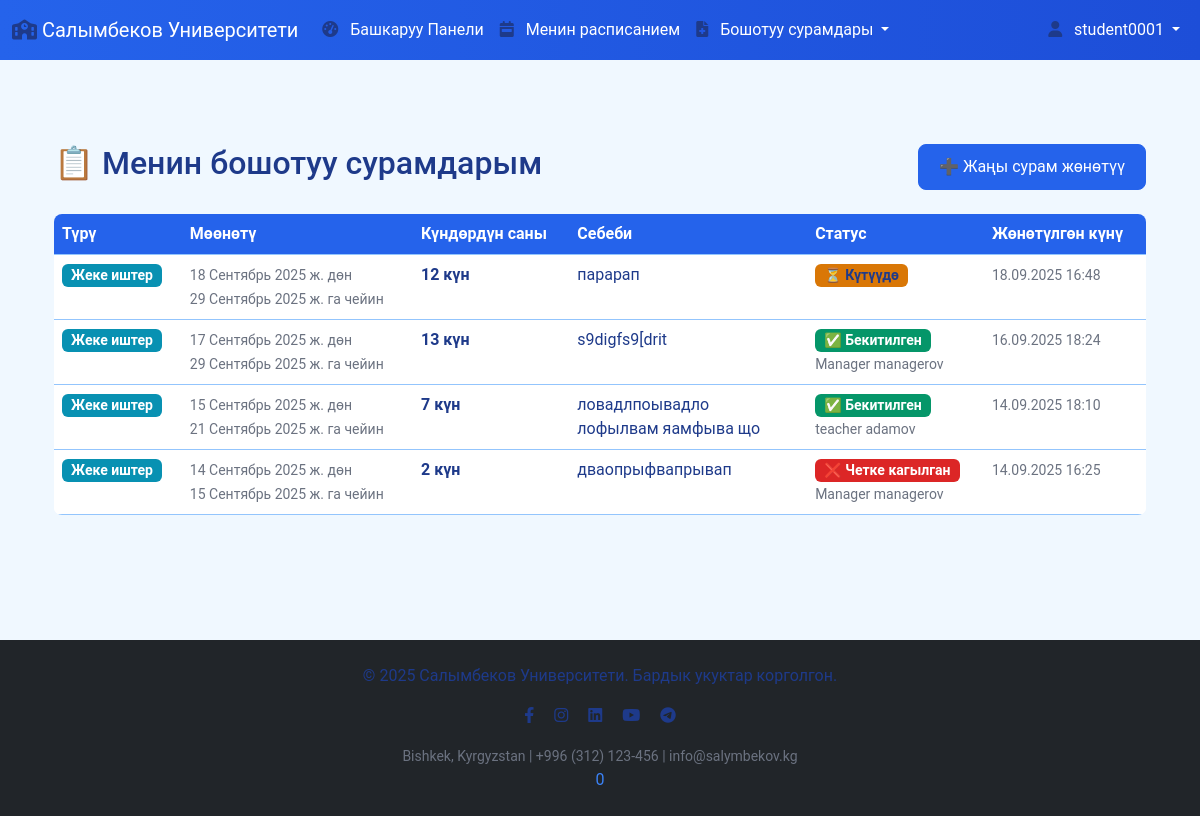
The app's page /ky/leave/my-requests/ (signed in) with its own data.
### core/models.py (models this page shows, shortened)
class LeaveRequest(models.Model):
    STATUS_CHOICES = [
        ('PENDING', 'Күтүүдө'),
        ('APPROVED', 'Бекитилген'),
        ('REJECTED', 'Четке кагылган'),
    ]
    LEAVE_TYPE_CHOICES = [
        ('SICK', 'Ооруу'),
        ('PERSONAL', 'Жеке иштер'),
        ('FAMILY', 'Үй-бүлөлүк иштер'),
        ('EMERGENCY', 'Тез кырдаал'),
        ('OTHER', 'Башка себептер'),
    ]
    student = models.ForeignKey(Student, on_delete=models.CASCADE, related_name='leave_requests')
    leave_type = models.CharField(max_length=20, choices=LEAVE_TYPE_CHOICES, default='SICK')
    start_date = models.DateField(verbose_name='Башталуу күнү')
    end_date = models.DateField(verbose_name='Аяктоо күнү')
    reason = models.TextField(verbose_name='Себеби')
    status = models.CharField(max_length=20, choices=STATUS_CHOICES, default='PENDING')
    approved_by = models.ForeignKey(User, on_delete=models.SET_NULL, null=True, blank=True, related_name='approved_leaves')
    created_at = models.DateTimeField(auto_now_add=True)
    updated_at = models.DateTimeField(auto_now=True)
    class Meta:
        verbose_name = 'Бошотуу сурамы'
        verbose_name_plural = 'Бошотуу сурамдары'
    @property
    def duration(self):
        return (self.end_date - self.start_date).days + 1

### core/views.py (the view)
# urls.py: path('leave/my-requests/', views.my_leave_requests, name='my_leave_requests'),
@login_required
def my_leave_requests(request):
    if request.user.userprofile.role != 'STUDENT':
        messages.error(request, 'Бул функция студенттер үчүн гана.')
        return redirect('dashboard')
    try:
        student = Student.objects.get(user=request.user)
        leave_requests = LeaveRequest.objects.filter(student=student).order_by('-created_at')
    except Student.DoesNotExist:
        leave_requests = []
        messages.error(request, 'Студент профили табылган жок.')
    return render(request, 'leave/my_requests.html', {'leave_requests': leave_requests})

### attendance_system/context_processors.py (called while the page is built)
def site_config(request):
    try:
        return {
            'SITE_NAME': getattr(settings, 'SITE_NAME', 'Salymbekov University'),
            'UNIVERSITY_INFO': getattr(settings, 'UNIVERSITY_INFO', {}),
            'SYSTEM_CONFIG': getattr(settings, 'SYSTEM_CONFIG', {}),
            'LANGUAGE_CONFIG': getattr(settings, 'LANGUAGE_CONFIG', {}),
            'THEME_CONFIG': getattr(settings, 'THEME_CONFIG', {}),
            'ACADEMIC_CONFIG': getattr(settings, 'ACADEMIC_CONFIG', {}),
            'SOCIAL_MEDIA': getattr(settings, 'SOCIAL_MEDIA', {}),
            'FOOTER_CONFIG': getattr(settings, 'FOOTER_CONFIG', {}),
        }
    except Exception as e:
        return {
            'SITE_NAME': 'Salymbekov University',
            'UNIVERSITY_INFO': {'name': 'Salymbekov University'},
            'SYSTEM_CONFIG': {'version': '1.0.0'},
        }

### templates/leave/my_requests.html (shortened to what this page needs)
{% extends 'base.html' %}
{% block content %}
<div class="container mt-5">
    <div class="d-flex justify-content-between align-items-center mb-4">
        <h2>📋 Менин бошотуу сурамдарым</h2>
        <a href="{% url 'submit_leave_request' %}" class="btn btn-primary">
            ➕ Жаңы сурам жөнөтүү
        </a>
    </div>
    {% if leave_requests %}
    <div class="table-responsive">
        <table class="table table-hover">
            <thead class="table-primary">
                <tr>
                    <th>Түрү</th>
                    <th>Мөөнөтү</th>
                    <th>Күндөрдүн саны</th>
                    <th>Себеби</th>
                    <th>Статус</th>
                    <th>Жөнөтүлгөн күнү</th>
                </tr>
            </thead>
            <tbody>
                {% for request in leave_requests %}
                <tr>
                    <td>
                        <span class="badge bg-info">
                            {{ request.get_leave_type_display }}
                        </span>
                    </td>
                    <td>
                        <small class="text-muted">
                            {{ request.start_date }} дөн<br>
                            {{ request.end_date }} га чейин
                        </small>
                    </td>
                    <td>
                        <strong>{{ request.duration }} күн</strong>
                    </td>
                    <td>
                        <div style="max-width: 200px;">
                            {{ request.reason|truncatewords:10 }}
                        </div>
                    </td>
                    <td>
                        {% if request.status == 'PENDING' %}
                            <span class="badge bg-warning text-dark">⏳ Күтүүдө</span>
                        {% elif request.status == 'APPROVED' %}
                            <span class="badge bg-success">✅ Бекитилген</span>
                            {% if request.approved_by %}
                                <br><small class="text-muted">{{ request.approved_by.get_full_name|default:request.approved_by.username }}</small>
                            {% endif %}
                        {% else %}
                            <span class="badge bg-danger">❌ Четке кагылган</span>
                            {% if request.approved_by %}
                                <br><small class="text-muted">{{ request.approved_by.get_full_name|default:request.approved_by.username }}</small>
                            {% endif %}
                        {% endif %}
                    </td>
                    <td>
                        <small class="text-muted">
                            {{ request.created_at|date:"d.m.Y H:i" }}
                        </small>
                    </td>
                </tr>
                {% endfor %}
            </tbody>
        </table>
    </div>
    {% endif %}
</div>
{% endblock %}

### templates/base.html (shortened to what this page needs)
{% load static %}
{% load i18n %}
<!DOCTYPE html>
<html lang="{% get_current_language as LANGUAGE_CODE %}{{ LANGUAGE_CODE }}">
<head>
    <link href="https://cdn.jsdelivr.net/npm/bootstrap@5.3.0/dist/css/bootstrap.min.css" rel="stylesheet" />
    <link rel="stylesheet" href="{% static 'css/style.css' %}" />
    <link rel="stylesheet" href="https://cdnjs.cloudflare.com/ajax/libs/font-awesome/6.0.0-beta3/css/all.min.css" />
</head>
<body>
    <nav class="navbar navbar-expand-lg navbar-dark bg-primary fixed-top" style="width: 100%;">
        <div class="container-fluid">
            <a class="navbar-brand" href="{% url 'home' %}">
                <i class="fas fa-school"></i>
                {% get_current_language as LANGUAGE_CODE %}
                {% if LANGUAGE_CODE == 'ky' %}{{ UNIVERSITY_INFO.name_ky }}
                {% elif LANGUAGE_CODE == 'ru' %}{{ UNIVERSITY_INFO.name_ru }}
                {% else %}{{ UNIVERSITY_INFO.name_en }}{% endif %}
            </a>
            <div class="collapse navbar-collapse" id="navbarNav">
                <ul class="navbar-nav me-auto mb-2 mb-lg-0">
                    {% if user.is_authenticated %}
                    <li class="nav-item">
                        <a class="nav-link" href="{% url 'dashboard' %}"><i class="fas fa-tachometer-alt"></i> {% trans "Dashboard" %}</a>
                    </li>
                    {% if user.userprofile.role == 'STUDENT' %}
                    <li class="nav-item">
                        <a class="nav-link" href="{% url 'student_schedule' %}"><i class="fas fa-calendar-week"></i> {% trans "My Schedule" %}</a>
                    </li>
                    {% else %}
                    <li class="nav-item">
                        <a class="nav-link" href="{% url 'universal_schedule' %}"><i class="fas fa-calendar-week"></i> {% trans "Schedule" %}</a>
                    </li>
                    {% endif %}
                    {% if user.userprofile.role == 'STUDENT' %}
                    <li class="nav-item dropdown">
                        <a class="nav-link dropdown-toggle" href="#" id="leaveDropdown" role="button" data-bs-toggle="dropdown" aria-expanded="false">
                            <i class="fas fa-file-medical"></i> {% trans "Leave Requests" %}
                        </a>
                    </li>
                    {% endif %}
                    {% endif %}
                </ul>
                {% if user.is_authenticated %}
                <ul class="navbar-nav ms-auto">
                    <li class="nav-item dropdown">
                        <a class="nav-link dropdown-toggle" href="#" id="userDropdown" role="button" data-bs-toggle="dropdown" aria-expanded="false">
                            <i class="fas fa-user"></i> {{ user.username }}
                        </a>
                    </li>
                </ul>
                {% endif %}
            </div>
        </div>
    </nav>
    <div class="container mt-5 pt-5" style="min-height: 68vh    ;">
        {% block content %}
        {% endblock %}
    </div>
    <footer class="bg-dark text-light text-center py-4 mt-5" style="width: 100%;">
        <div class="container">
            <p>
                {% get_current_language as LANGUAGE_CODE %}
                {% if LANGUAGE_CODE == 'ky' %}{{ FOOTER_CONFIG.copyright_text }}
                {% elif LANGUAGE_CODE == 'ru' %}{{ FOOTER_CONFIG.copyright_text_ru }}
                {% else %}{{ FOOTER_CONFIG.copyright_text_en }}{% endif %}
            </p>
            {% if FOOTER_CONFIG.show_social_links and SOCIAL_MEDIA %}
            <p>
                {% if SOCIAL_MEDIA.facebook %}<a href="{{ SOCIAL_MEDIA.facebook }}" class="text-light me-3" target="_blank"><i class="fab fa-facebook-f"></i></a>{% endif %}
                {% if SOCIAL_MEDIA.instagram %}<a href="{{ SOCIAL_MEDIA.instagram }}" class="text-light me-3" target="_blank"><i class="fab fa-instagram"></i></a>{% endif %}
                {% if SOCIAL_MEDIA.linkedin %}<a href="{{ SOCIAL_MEDIA.linkedin }}" class="text-light me-3" target="_blank"><i class="fab fa-linkedin"></i></a>{% endif %}
                {% if SOCIAL_MEDIA.youtube %}<a href="{{ SOCIAL_MEDIA.youtube }}" class="text-light me-3" target="_blank"><i class="fab fa-youtube"></i></a>{% endif %}
                {% if SOCIAL_MEDIA.telegram %}<a href="{{ SOCIAL_MEDIA.telegram }}" class="text-light" target="_blank"><i class="fab fa-telegram"></i></a>{% endif %}
            </p>
            {% endif %}
            {% if FOOTER_CONFIG.show_contact_info and UNIVERSITY_INFO %}
            <small class="text-muted">
                {{ UNIVERSITY_INFO.address }} | {{ UNIVERSITY_INFO.phone }} | {{ UNIVERSITY_INFO.email }}
            </small>
            {% endif %}
        </div>0
    </footer>
</body>
</html>

### static/css/style.css (style rules this page uses)
:root { --bg-color: #ffffff; --bg-primary: #f0f8ff; --bg-secondary: #ffffff; --bg-tertiary: #e6f3ff; --secondary-bg: #f0f8ff; --text-color: #1e3a8a; --text-primary: #1e3a8a; --text-secondary: #3b82f6; --text-muted: #6b7280; --border-color: #93c5fd; --primary-color: #2563eb; --primary-hover: #1d4ed8; --primary-hover-color: #1d4ed8; --button-text-color: #ffffff; --success-color: #059669; --danger-color: #dc2626; --warning-color: #d97706; --info-color: #0891b2; --navbar-bg: linear-gradient(90deg, #2563eb, #1d4ed8); --card-shadow: rgba(37, 99, 235, 0.1); --hover-bg: rgba(37, 99, 235, 0.05); --table-hover: #eff6ff; --dropdown-shadow: rgba(37, 99, 235, 0.15); }
body { font-family: 'Roboto', sans-serif; background-color: var(--bg-primary); color: var(--text-primary); transition: background-color 0.3s ease, color 0.3s ease; }
h1, h2, h3, h4, h5, h6 { color: var(--text-primary); }
p, span, div, label, li, a { color: var(--text-primary); }
.text-muted { color: var(--text-muted) !important; }
.navbar.bg-primary { background: var(--navbar-bg) !important; }
.navbar-brand, .navbar-nav .nav-link { color: var(--button-text-color) !important; }
.navbar-nav .nav-link { padding: 10px 15px; font-size: 1rem; transition: background-color 0.3s, color 0.3s; }
.nav-link i { margin-right: 8px; }
.table { background-color: var(--bg-secondary); color: var(--text-primary); border-radius: 8px; overflow: hidden; }
.table th { background-color: var(--primary-color); color: var(--button-text-color); border-color: var(--border-color); }
.table td { background-color: var(--bg-secondary); border-color: var(--border-color); color: var(--text-primary); }
.table tbody tr { background-color: var(--bg-secondary); color: var(--text-primary); }
.btn-primary { background-color: var(--primary-color); border-color: var(--primary-color); color: var(--button-text-color); border-radius: 8px; padding: 10px 20px; transition: background-color 0.3s; }
.badge.bg-success { background-color: var(--success-color) !important; color: var(--button-text-color) !important; }
.badge.bg-danger { background-color: var(--danger-color) !important; color: var(--button-text-color) !important; }
.badge.bg-warning { background-color: var(--warning-color) !important; color: var(--text-primary) !important; }
.badge.bg-info { background-color: var(--info-color) !important; color: var(--button-text-color) !important; }
.badge { color: var(--button-text-color) !important; }
footer a.text-light { transition: color 0.3s ease; color: var(--text-secondary) !important; }
footer { background-color: var(--bg-secondary); color: var(--text-primary); }
a { color: var(--primary-color); text-decoration: none; }
ul, ol, li { color: var(--text-primary); }
.text-dark { color: var(--text-primary) !important; }
.text-light { color: var(--text-secondary) !important; }
small, .small { color: var(--text-muted); }
strong, b { color: var(--text-primary); }
em, i { color: var(--text-primary); }
footer p { font-size: 1rem; }

### templates/leave/my_requests.html (style rules this page uses)
.table th { border-top: none; font-weight: 600; }
.badge { font-size: 0.875rem; }

### records on screen
LeaveRequest: leave_type "Жеке иштер", start_date "18 Сентябрь 2025 ж.", end_date "29 Сентябрь 2025 ж.", duration "12", reason "парарап", status "⏳ Күтүүдө", created_at "18.09.2025 16:48"
LeaveRequest: leave_type "Жеке иштер", start_date "17 Сентябрь 2025 ж.", end_date "29 Сентябрь 2025 ж.", duration "13", reason "s9digfs9[drit", approved_by.get_full_name "Manager managerov", created_at "16.09.2025 18:24"
LeaveRequest: leave_type "Жеке иштер", start_date "15 Сентябрь 2025 ж.", end_date "21 Сентябрь 2025 ж.", duration "7", reason "ловадлпоывадло лофылвам яамфыва що", approved_by.get_full_name "teacher adamov", created_at "14.09.2025 18:10"
LeaveRequest: leave_type "Жеке иштер", start_date "14 Сентябрь 2025 ж.", end_date "15 Сентябрь 2025 ж.", duration "2", reason "дваопрыфвапрывап", approved_by.get_full_name "Manager managerov", created_at "14.09.2025 16:25"

### other values on screen
{{ UNIVERSITY_INFO.name_ky }} "Салымбеков Университети"
{{ user.username }} "student0001"
{{ FOOTER_CONFIG.copyright_text }} "© 2025 Салымбеков Университети. Бардык укуктар корголгон."
{{ UNIVERSITY_INFO.address }} "Bishkek, Kyrgyzstan"
{{ UNIVERSITY_INFO.phone }} "+996 (312) 123-456"
{{ UNIVERSITY_INFO.email }} "info@salymbekov.kg"
